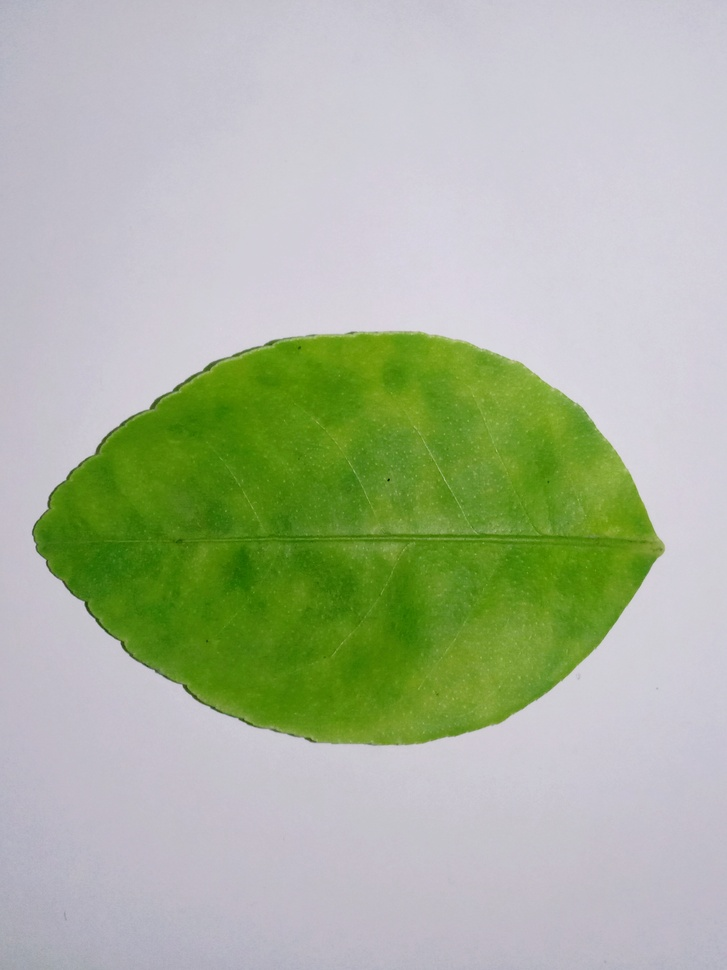
#> input picture images/daun_jeruk_nipis/055.jpg, 727 x 970 px, shrunk from 2332 x 3112 before the run, found by its file name
$ jupyter execute split_merge.ipynb   (shell and % lines are left out)
#> lines starting #> are read from the running program, lines starting #| are printed output that depends on the picture
<a href="https://colab.research.google.com/github/YobaGabus/computer-vision/blob/main/image_fundamental/split_merge.ipynb" target="_parent"></a>

[cell 1]
# import the necessary packages
from matplotlib import pyplot as plt
import numpy as np
import argparse
import cv2

[cell 2]
def plt_imshow(title, image):
	# convert the image frame BGR to RGB color space and display it
	image = cv2.cvtColor(image, cv2.COLOR_BGR2RGB)
	plt.imshow(image)
	plt.title(title)
	plt.grid(False)
	plt.show()

[cell 3]
# since we are using Jupyter Notebooks we can replace our argument
# parsing code with *hard coded* arguments and values
args = {
	"image": "055.jpg"
}

[cell 4]
# load the input image and grab each channel -- note how OpenCV
# represents images as NumPy arrays with channels in Blue, Green,
# Red ordering rather than Red, Green Blue
image = cv2.imread(args["image"])
#> image is the input picture: shape (970, 727, 3); mean B, G, R 158.1, 181.9, 171
(B, G, R) = cv2.split(image)
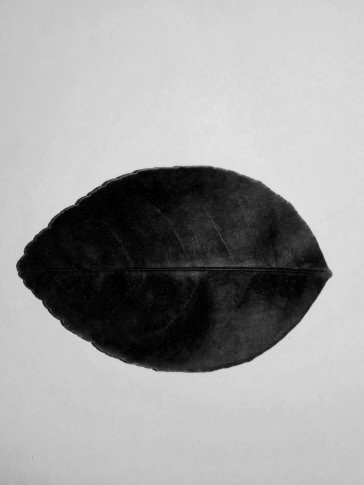
#> B: shape (970, 727) (shown at 1/2 size); min 0, max 231, mean 158.1
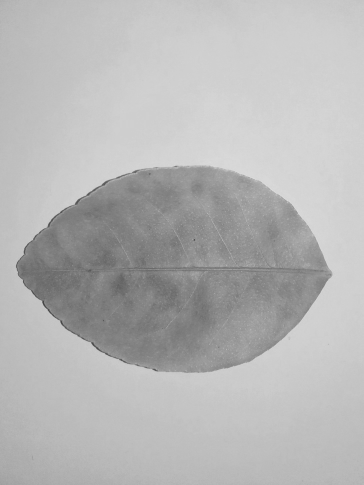
#> G: shape (970, 727) (shown at 1/2 size); min 36, max 226, mean 181.9
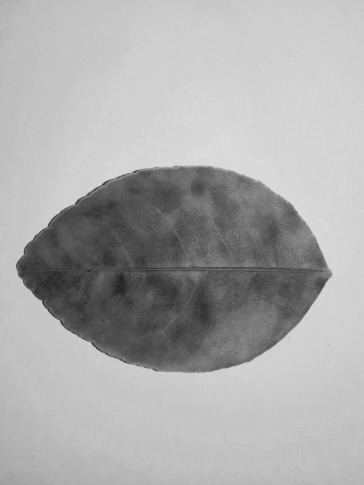
#> R: shape (970, 727) (shown at 1/2 size); min 0, max 225, mean 171

# show each channel individually
plt_imshow("Red", R)
plt_imshow("Green", G)
plt_imshow("Blue", B)

[cell 5]
merged = cv2.merge([B, G, R])
plt_imshow("Merged", merged)

[cell 6]
# visualize each channel in color
zeros = np.zeros(image.shape[:2], dtype="uint8")
plt_imshow("Red", cv2.merge([zeros, zeros, R]))
#> in plt_imshow (call 5), `image = cv2.cvtColor(image, cv2.COLOR_BGR2RGB)`:
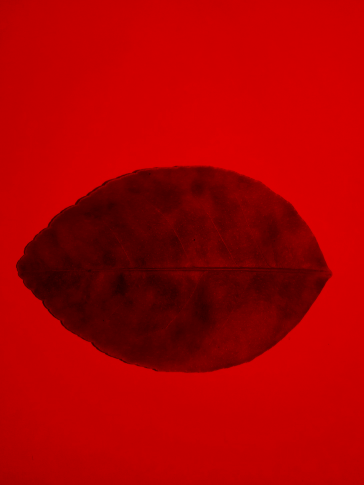
#> image: shape (970, 727, 3) (shown at 1/2 size); mean R, G, B 171, 0, 0
plt_imshow("Green", cv2.merge([zeros, G, zeros]))
#> in plt_imshow (call 6), `image = cv2.cvtColor(image, cv2.COLOR_BGR2RGB)`:
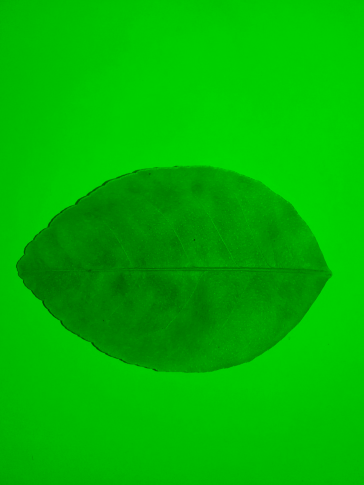
#> image: shape (970, 727, 3) (shown at 1/2 size); mean R, G, B 0, 181.9, 0
plt_imshow("Blue", cv2.merge([B, zeros, zeros]))
#> in plt_imshow (call 7), `image = cv2.cvtColor(image, cv2.COLOR_BGR2RGB)`:
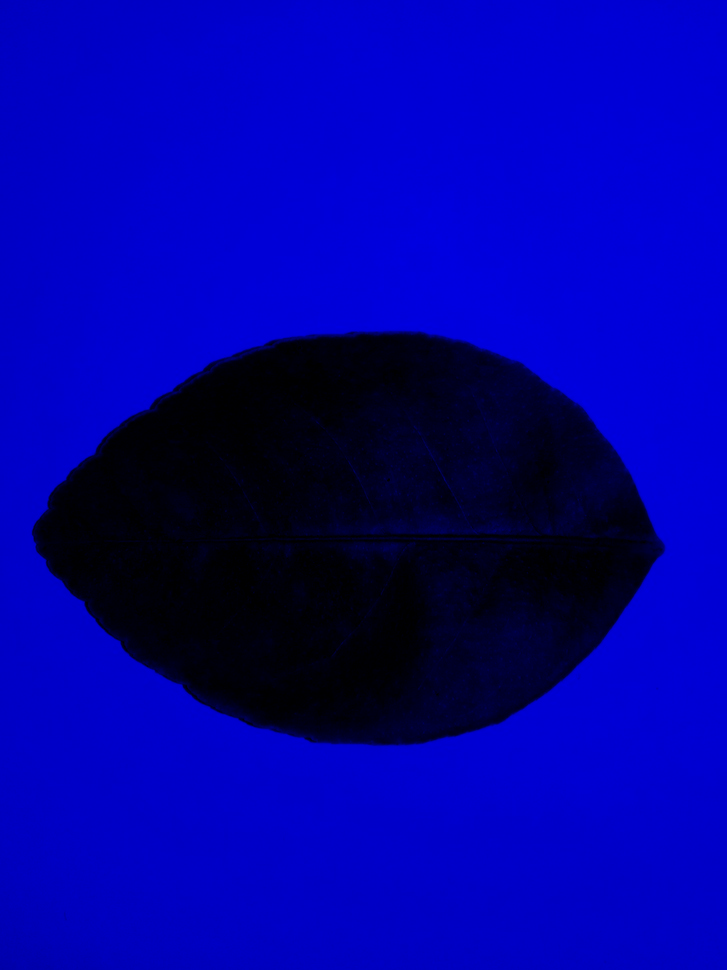
#> image: shape (970, 727, 3); mean R, G, B 0, 0, 158.1

$ run again, with images/daun_jeruk_nipis/001.jpg copied over images/daun_jeruk_nipis/055.jpg
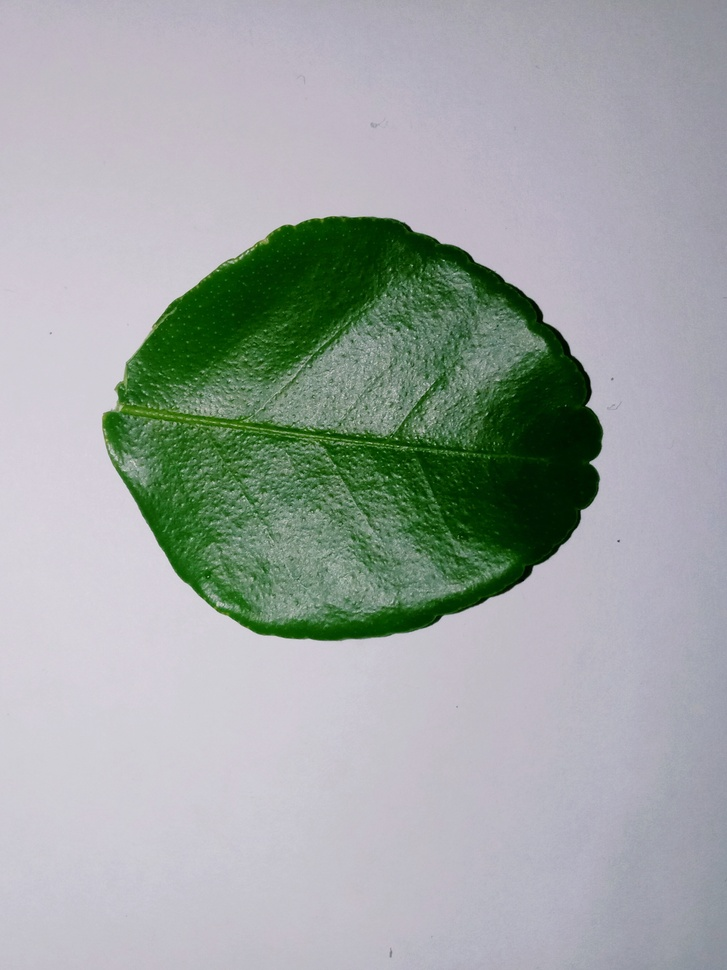
#> input picture images/daun_jeruk_nipis/001.jpg, 727 x 970 px, shrunk from 2332 x 3112 before the run, found by its file name
#> image is the input picture: shape (970, 727, 3); mean B, G, R 164.3, 166.3, 159.2
#> in plt_imshow (call 6), `image = cv2.cvtColor(image, cv2.COLOR_BGR2RGB)`:
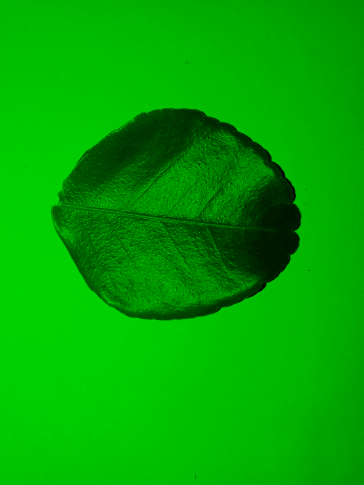
#> image: shape (970, 727, 3) (shown at 1/2 size); mean R, G, B 0, 166.3, 0
#> in plt_imshow (call 7), `image = cv2.cvtColor(image, cv2.COLOR_BGR2RGB)`:
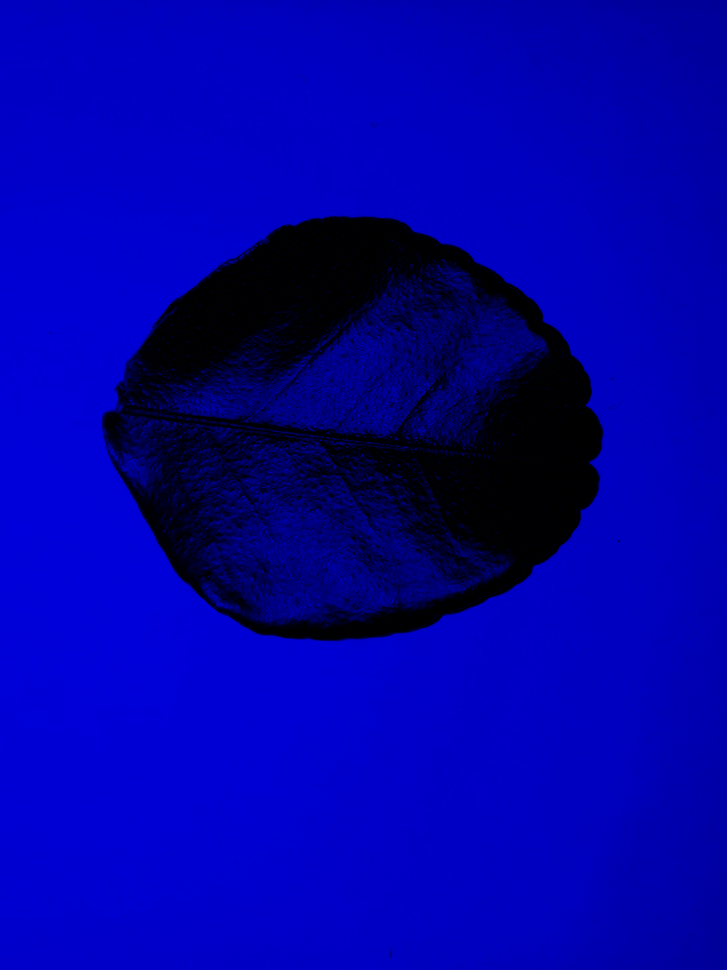
#> image: shape (970, 727, 3); mean R, G, B 0, 0, 164.3

$ run again, with images/daun_jeruk_nipis/002.jpg copied over images/daun_jeruk_nipis/055.jpg
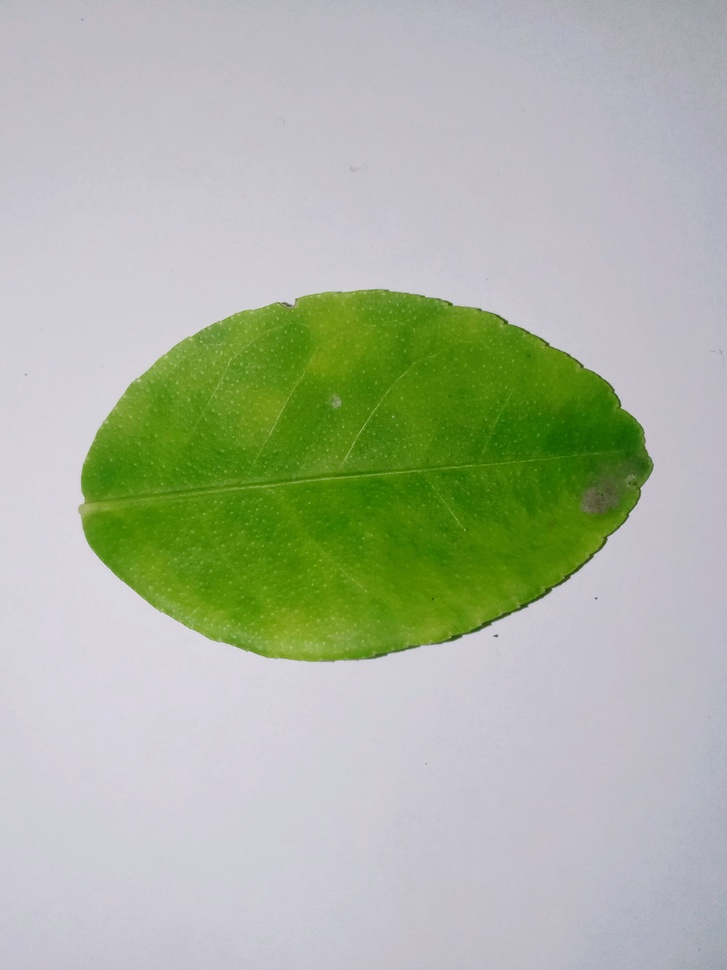
#> input picture images/daun_jeruk_nipis/002.jpg, 727 x 970 px, shrunk from 2332 x 3112 before the run, found by its file name
#> image is the input picture: shape (970, 727, 3); mean B, G, R 162.2, 181.7, 171.9
#> in plt_imshow (call 6), `image = cv2.cvtColor(image, cv2.COLOR_BGR2RGB)`:
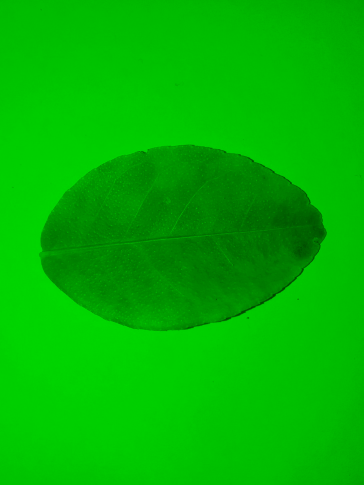
#> image: shape (970, 727, 3) (shown at 1/2 size); mean R, G, B 0, 181.7, 0
#> in plt_imshow (call 7), `image = cv2.cvtColor(image, cv2.COLOR_BGR2RGB)`:
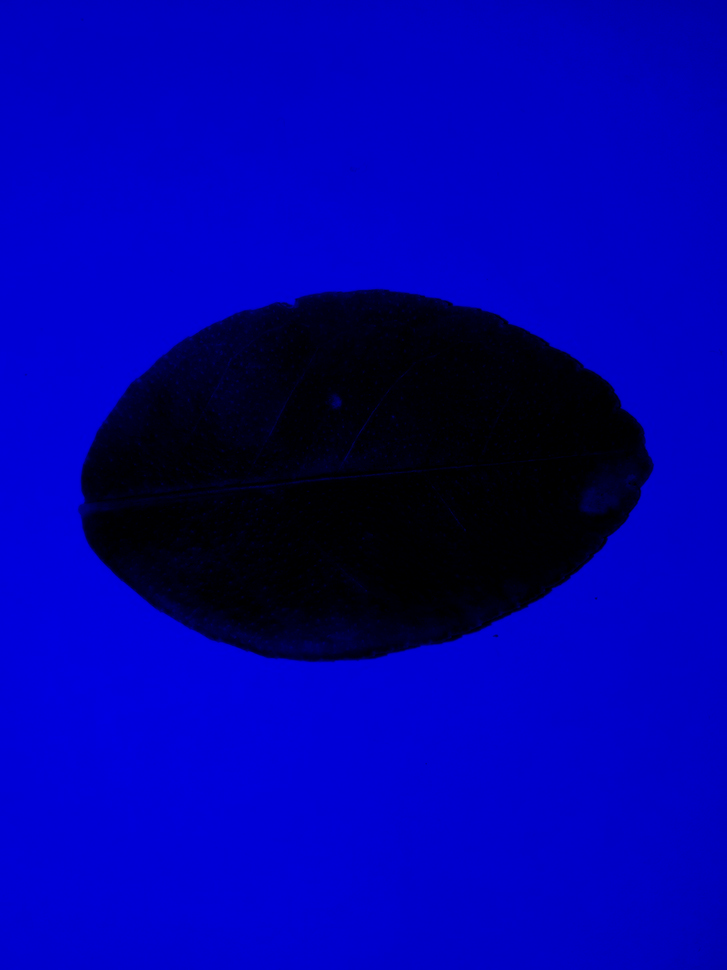
#> image: shape (970, 727, 3); mean R, G, B 0, 0, 162.2
